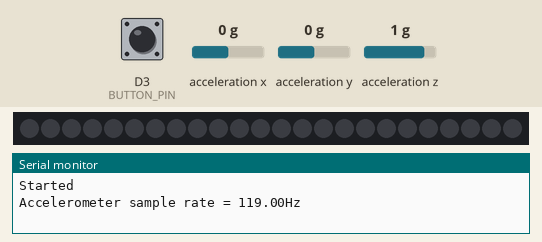
Bench run of a sketch on a simulated Arduino Nano 33 BLE. Shown: 24 RGB LEDs in strip order, left to right, the last lines printed to the serial monitor. Inputs (shaded band) come from the test bench; at power-on: acceleration x 0 g, D3 (BUTTON_PIN) HIGH, acceleration y 0 g, acceleration z 1 g. Dim RGB values are drawn brighter than linear.

Above: at 1.2 s.
1.3 s: acceleration x set to -1.4 g
At 2.5 s:
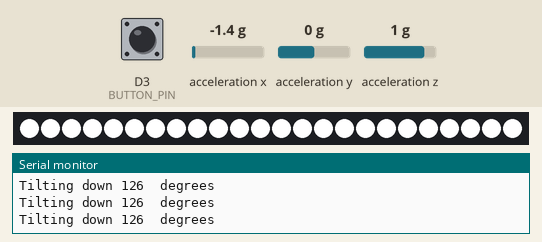
2.8 s: acceleration x set to 0.8 g
4.3 s: D3 (BUTTON_PIN) pulled LOW for 1 s
At 5.8 s:
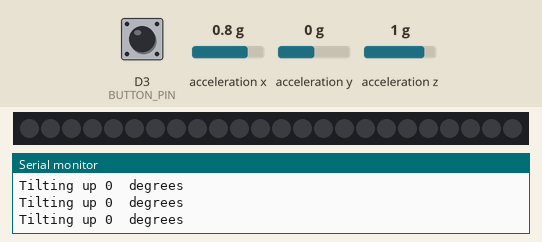
6.8 s: D3 (BUTTON_PIN) pulled LOW for 0.15 s
At 7.8 s:
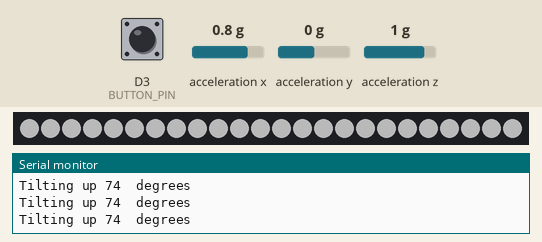
10.2 s: D3 (BUTTON_PIN) pulled LOW for 3.2 s
Timing chart, 0 to 13.2 s (numbered marks = the images above; inputs shaded):
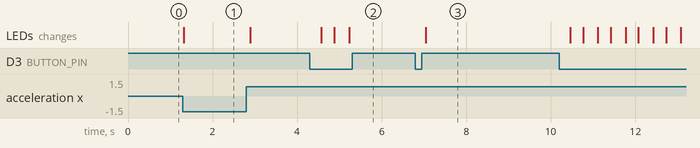

Measured:
- after the input at 1.3 s, the LEDs: change at once (image 1)
- after the input at 4.3 s, the LEDs: change after 0.28 s (image 2)
- after the input at 6.8 s, the LEDs: change after 0.25 s (image 3)

The sketch:

Dfrobot_neopixel_test_05.ino
```cpp
#include <Adafruit_NeoPixel.h>
#include <Arduino_LSM9DS1.h>

#define PIN            9  // Set the pin number to which the Data-In of the Neopixel Ring is connected
#define BUTTON_PIN     3  // Set the pin number to which the push button is connected
#define NUMPIXELS      24 // Set the number of pixels in your Neopixel Ring
Adafruit_NeoPixel pixels = Adafruit_NeoPixel(NUMPIXELS, PIN, NEO_GRB + NEO_KHZ800);

float x, y, z;
int degreesX = 0;
int degreesY = 0;
unsigned long lastMovementTime = 0;
bool ledState = true;  // Initial state of the LEDs

void setup() {
  pixels.begin(); // Initialize the Neopixel library
  pinMode(BUTTON_PIN, INPUT_PULLUP); // Set the button pin as input with pull-up resistor

  Serial.begin(9600);
  while (!Serial);
  Serial.println("Started");

  if (!IMU.begin()) {
    Serial.println("Failed to initialize IMU!");
    while (1);
  }

  Serial.print("Accelerometer sample rate = ");
  Serial.print(IMU.accelerationSampleRate());
  Serial.println("Hz");
}

void loop() {
  // Check the state of the button
  if (digitalRead(BUTTON_PIN) == LOW) {
    ledState = !ledState;  // Toggle the LED state when the button is pressed
    delay(200);  // Debounce delay
  }

  if (ledState) {
    // Check for movement and display white color
    if (IMU.accelerationAvailable()) {
      IMU.readAcceleration(x, y, z);
      if (abs(x) > 0.1 || abs(y) > 0.1) {
        colorWipe(pixels.Color(255, 255, 255), 50); // Display white color
        lastMovementTime = millis(); // Update the last movement time
      } else {
        // If no movement and more than 1 second has passed, turn off the LEDs
        if (millis() - lastMovementTime > 1000) {
          pixels.clear();
          pixels.show();
        }
      }
    }
  } else {
    pixels.clear();  // Turn off the LEDs if the button is pressed and LED state is off
    pixels.show();
  }

  if (x > 0.1) {
    x = 100 * x;
    degreesX = map(x, 0, 97, 0, 90);
    Serial.print("Tilting up ");
    Serial.print(degreesX);
    Serial.println("  degrees");
    if (ledState) {
      // Dim the LEDs when tilted up
      dimPixels(70);
    }
  }

  if (x < -0.1) {
    x = 100 * x;
    degreesX = map(x, 0, -100, 0, 90);
    Serial.print("Tilting down ");
    Serial.print(degreesX);
    Serial.println("  degrees");
    if (!ledState) {
      pixels.clear();  // Turn off the LEDs immediately when tilted down if LED state is off
      pixels.show();
    }
  }

  if (y > 0.1) {
    y = 100 * y;
    degreesY = map(y, 0, 97, 0, 90);
    Serial.print("Tilting left ");
    Serial.print(degreesY);
    Serial.println("  degrees");
  }

  if (y < -0.1) {
    y = 100 * y;
    degreesY = map(y, 0, -100, 0, 90);
    Serial.print("Tilting right ");
    Serial.print(degreesY);
    Serial.println("  degrees");
  }

  delay(100);
}

// Function to perform a color wipe effect
void colorWipe(uint32_t color, int wait) {
  for(int i=0; i<pixels.numPixels(); i++) {
    pixels.setPixelColor(i, color);
  }
  pixels.show();
  delay(wait);
}

// Function to dim the pixels gradually with a specified brightness level
void dimPixels(int brightness) {
  pixels.setBrightness(brightness);
  pixels.show();
}
```
